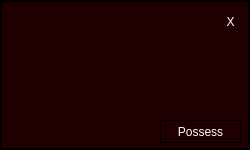
<?xml version="1.0" encoding="UTF-8"?>
<ui version="4.0">
 <class>InfoBox</class>
 <widget class="QWidget" name="InfoBox">
  <property name="geometry">
   <rect>
    <x>0</x>
    <y>0</y>
    <width>250</width>
    <height>150</height>
   </rect>
  </property>
  <property name="windowTitle">
   <string>Form</string>
  </property>
  <widget class="QLabel" name="info1">
   <property name="geometry">
    <rect>
     <x>20</x>
     <y>10</y>
     <width>200</width>
     <height>31</height>
    </rect>
   </property>
   <property name="styleSheet">
    <string notr="true">border: 0; color: white;</string>
   </property>
   <property name="text">
    <string/>
   </property>
  </widget>
  <widget class="QLabel" name="background">
   <property name="geometry">
    <rect>
     <x>0</x>
     <y>0</y>
     <width>250</width>
     <height>150</height>
    </rect>
   </property>
   <property name="styleSheet">
    <string notr="true">border: 2px solid black; padding: 5px; background: rgb(30, 0, 0)</string>
   </property>
   <property name="text">
    <string/>
   </property>
  </widget>
  <widget class="QLabel" name="info2">
   <property name="geometry">
    <rect>
     <x>20</x>
     <y>45</y>
     <width>210</width>
     <height>31</height>
    </rect>
   </property>
   <property name="font">
    <font>
     <family>MoolBoran</family>
     <pointsize>22</pointsize>
    </font>
   </property>
   <property name="styleSheet">
    <string notr="true">border: 0; color: white;</string>
   </property>
   <property name="text">
    <string/>
   </property>
  </widget>
  <widget class="QLabel" name="info3">
   <property name="geometry">
    <rect>
     <x>20</x>
     <y>70</y>
     <width>200</width>
     <height>31</height>
    </rect>
   </property>
   <property name="font">
    <font>
     <family>MoolBoran</family>
     <pointsize>22</pointsize>
    </font>
   </property>
   <property name="styleSheet">
    <string notr="true">border: 0; color: white;</string>
   </property>
   <property name="text">
    <string/>
   </property>
  </widget>
  <widget class="QPushButton" name="infoBoxClose">
   <property name="geometry">
    <rect>
     <x>220</x>
     <y>10</y>
     <width>21</width>
     <height>23</height>
    </rect>
   </property>
   <property name="styleSheet">
    <string notr="true">border: 0; color: white; background: rgb(30, 0, 0)</string>
   </property>
   <property name="text">
    <string>X</string>
   </property>
  </widget>
  <widget class="QPushButton" name="infoBoxPossess">
   <property name="geometry">
    <rect>
     <x>160</x>
     <y>120</y>
     <width>81</width>
     <height>23</height>
    </rect>
   </property>
   <property name="styleSheet">
    <string notr="true">border: 1px solid black; color: white; background: rgb(30, 0, 0)</string>
   </property>
   <property name="text">
    <string>Possess</string>
   </property>
  </widget>
  <widget class="QLabel" name="info4">
   <property name="geometry">
    <rect>
     <x>20</x>
     <y>90</y>
     <width>211</width>
     <height>31</height>
    </rect>
   </property>
   <property name="font">
    <font>
     <family>MS Shell Dlg 2</family>
     <pointsize>8</pointsize>
    </font>
   </property>
   <property name="styleSheet">
    <string notr="true">border: 0; color: white;</string>
   </property>
   <property name="text">
    <string/>
   </property>
  </widget>
  <widget class="QLabel" name="info5">
   <property name="geometry">
    <rect>
     <x>20</x>
     <y>110</y>
     <width>131</width>
     <height>31</height>
    </rect>
   </property>
   <property name="font">
    <font>
     <family>MS Shell Dlg 2</family>
     <pointsize>8</pointsize>
    </font>
   </property>
   <property name="styleSheet">
    <string notr="true">border: 0; color: white;</string>
   </property>
   <property name="text">
    <string/>
   </property>
  </widget>
  <zorder>background</zorder>
  <zorder>info1</zorder>
  <zorder>info2</zorder>
  <zorder>info3</zorder>
  <zorder>infoBoxClose</zorder>
  <zorder>infoBoxPossess</zorder>
  <zorder>info4</zorder>
  <zorder>info5</zorder>
 </widget>
 <resources/>
 <connections/>
</ui>
